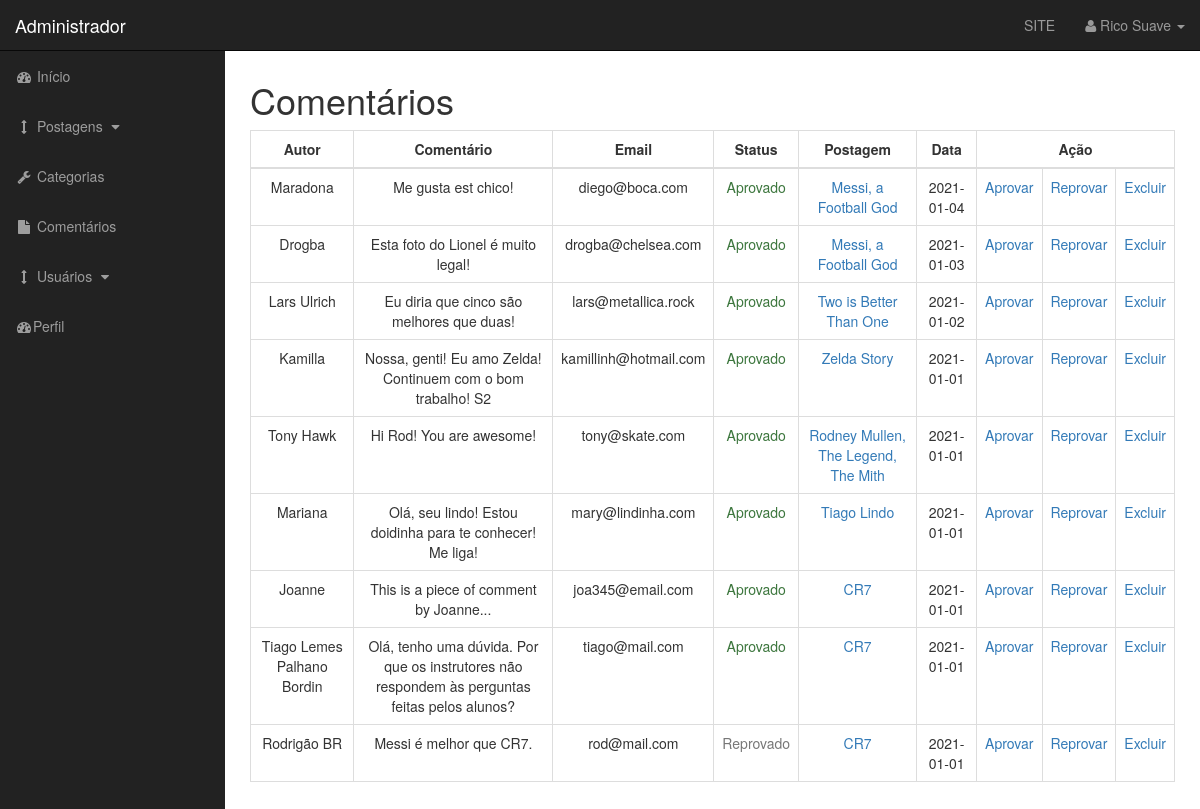
/cms/admin/comments.php (signed in), run on an earlier commit of the app's database.
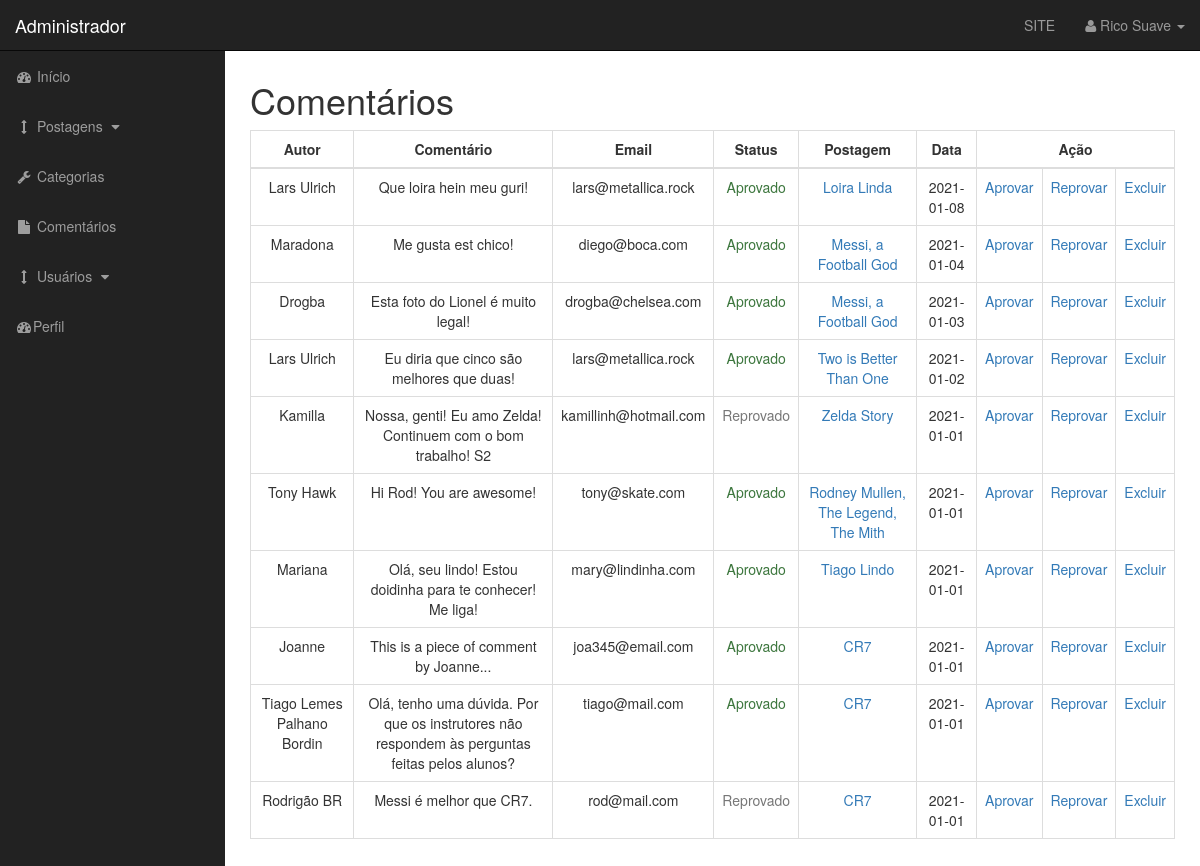
And on a later commit of the database.
### tables this page shows
CREATE TABLE `comments` (
  `comment_id` int(3) NOT NULL,
  `comment_post_id` int(3) NOT NULL,
  `comment_author` varchar(255) NOT NULL,
  `comment_email` varchar(255) NOT NULL,
  `comment_content` text NOT NULL,
  `comment_status` varchar(255) NOT NULL,
  `comment_date` date NOT NULL
);

CREATE TABLE `posts` (
  `post_id` int(3) NOT NULL,
  `post_category_id` int(3) NOT NULL,
  `post_title` varchar(255) NOT NULL,
  `post_author` varchar(255) NOT NULL,
  `post_date` date NOT NULL,
  `post_image` text NOT NULL,
  `post_content` text NOT NULL,
  `post_tags` varchar(255) NOT NULL,
  `post_comment_count` int(11) NOT NULL DEFAULT '0',
  `post_status` varchar(255) NOT NULL DEFAULT 'draft'
);

### cms/admin/includes/view_all_comments.php (the view, shortened to what this page needs)
<table class="table table-bordered table-hover text-center" >
  <thead>
    <tr>
      <th style="text-align: center !important;">Autor</th>
      <th style="text-align: center !important;">Comentário</th>
      <th style="text-align: center !important;">Email</th>
      <th style="text-align: center !important;">Status</th>
      <th style="text-align: center !important;">Postagem</th>
      <th style="text-align: center !important;">Data</th>
      <th style="text-align: center !important;" colspan="3">Ação</th>
    </tr>
  </thead>
  <tbody>
    <?php
      $query = "SELECT * FROM comments ORDER BY comment_id DESC;";
      $select_comments = mysqli_query($connection, $query);
      while ($row = mysqli_fetch_assoc($select_comments)) {
      	$comment_post_id = $row['comment_post_id'];
      	$comment_id = $row['comment_id'];
        ?>
        <tr>
          <td><?= utf8_encode($row['comment_author']) ?></td>
          <td><?= utf8_encode($row['comment_content']) ?></td>
          <td><?= $row['comment_email'] ?></td>
          <?php
            $status_do_comentario = $row['comment_status'];
            if ($status_do_comentario == 'approved') {
              $status_do_comment = 'Aprovado';
              $classe = 'text-success';
            }
            else{
              $status_do_comment = 'Reprovado';
              $classe = 'text-muted';
            }
          ?>
          <td class="<?= $classe ?>"><?= $status_do_comment ?></td>
          <?php
          	$query_2 = "SELECT * FROM posts WHERE post_id = $comment_post_id;";
          	$select_post_title = mysqli_query($connection, $query_2);
          	while ($row_2 = mysqli_fetch_assoc($select_post_title)) {
          		$post_title = $row_2['post_title'];
          		$post_id = $row_2['post_id'];
          	}
          ?>
          <td><a href="../post.php?p_id=<?= $post_id; ?>"><?= $post_title; ?></a></td>
          <td><?= utf8_encode($row['comment_date']) ?></td>
          <td><a href="comments.php?approve=<?= $comment_id ?>">Aprovar</a></td>
          <td><a href="comments.php?unapprove=<?= $comment_id ?>">Reprovar</a></td>
          <td><a href="comments.php?delete=<?= $comment_id ?>">Excluir</a></td>
        </tr>
        <?php
      }
		?>
  </tbody>
</table>

### cms/admin/includes/admin_header.php (shortened to what this page needs)
<!DOCTYPE html>
<html lang="en">
<head>
  <link href="css/bootstrap.min.css" rel="stylesheet">
  <link href="css/sb-admin.css" rel="stylesheet">
  <link href="font-awesome/css/font-awesome.min.css" rel="stylesheet" type="text/css">
</head>
<body>

### cms/admin/comments.php (shortened to what this page needs)
<?php require('includes/admin_header.php'); ?>
<div id="wrapper">
  <?php require('includes/admin_navigation.php'); ?>
  <div id="page-wrapper">
    <div class="container-fluid">
      <div class="row">
        <div class="col-lg-12">
        	<h1>Comentários</h1>
          <?php
            if (isset($_GET['source'])) {
              $source = $_GET['source'];
            }
            else{
              $source = "";
            }
            switch ($source) {
              default:
                include('includes/view_all_comments.php');
                break;
            }
          ?>
        </div>
      </div>
    </div>
  </div>
<?php require('includes/admin_footer.php'); ?>

### cms/admin/includes/admin_navigation.php (shortened to what this page needs)
<nav class="navbar navbar-inverse navbar-fixed-top" role="navigation">
    <div class="navbar-header">
        <a class="navbar-brand" href="index.php">Administrador</a>
    </div>
    <ul class="nav navbar-right top-nav">
        <li><a href="../index.php">SITE</a></li>
        <li class="dropdown">
            <a href="#" class="dropdown-toggle" data-toggle="dropdown"><i class="fa fa-user"></i>
                <?= $_SESSION['first_name'] ?>
                <?= $_SESSION['last_name'] ?>
                <b class="caret"></b></a>
        </li>
    </ul>
    <div class="collapse navbar-collapse navbar-ex1-collapse">
        <ul class="nav navbar-nav side-nav">
            <li>
                <a href="index.php"><i class="fa fa-fw fa-dashboard"></i> Início</a>
            </li>
            <li>
                <a href="javascript:;" data-toggle="collapse" data-target="#posts_drop_down"><i class="fa fa-fw fa-arrows-v"></i> Postagens <i class="fa fa-fw fa-caret-down"></i></a>
            </li>
            <li>
                <a href="categories.php"><i class="fa fa-fw fa-wrench"></i> Categorias</a>
            </li>
            <li class="">
                <a href="comments.php"><i class="fa fa-fw fa-file"></i> Comentários</a>
            </li>
            <li>
                <a href="javascript:;" data-toggle="collapse" data-target="#users_drop_down"><i class="fa fa-fw fa-arrows-v"></i> Usuários <i class="fa fa-fw fa-caret-down"></i></a>
            </li>
            <li>
                <a href="profile.php"><i class="fa fa-fw fa-dashboard"></i>Perfil</a>
            </li>
        </ul>
    </div>
</nav>

### cms/admin/includes/admin_footer.php (shortened to what this page needs)
    </div>
</body>
</html>

### cms/admin/css/sb-admin.css (style rules this page uses)
body { margin-top: 100px; background-color: #222; }
@media (min-width:768px) { body { margin-top: 50px; } }
#wrapper { padding-left: 0; }
#page-wrapper { width: 100%; padding: 0; background-color: #fff; }
@media (min-width:768px) { #wrapper { padding-left: 225px; } }
@media (min-width:768px) { #page-wrapper { padding: 10px; } }
.top-nav { padding: 0 15px; }
.top-nav>li { display: inline-block; float: left; }
.top-nav>li>a { padding-top: 15px; padding-bottom: 15px; line-height: 20px; color: #999; }
@media (min-width:768px) { .side-nav { position: fixed; top: 51px; left: 225px; width: 225px; margin-left: -225px; border: none; border-radius: 0; overflow-y: auto; background-color: #222; } }
@media (min-width:768px) { .side-nav>li>a { width: 225px; } }

What changed in the data, as far as the page shows it:
added comments: comment_author "Lars Ulrich", comment_content "Que loira hein meu guri!", comment_email "lars@metallica.rock", comment_status "Aprovado", posts.post_title "Loira Linda", comment_date "2021-01-08"
changed comments "Kamilla": comment_status "Aprovado" → "Reprovado"
